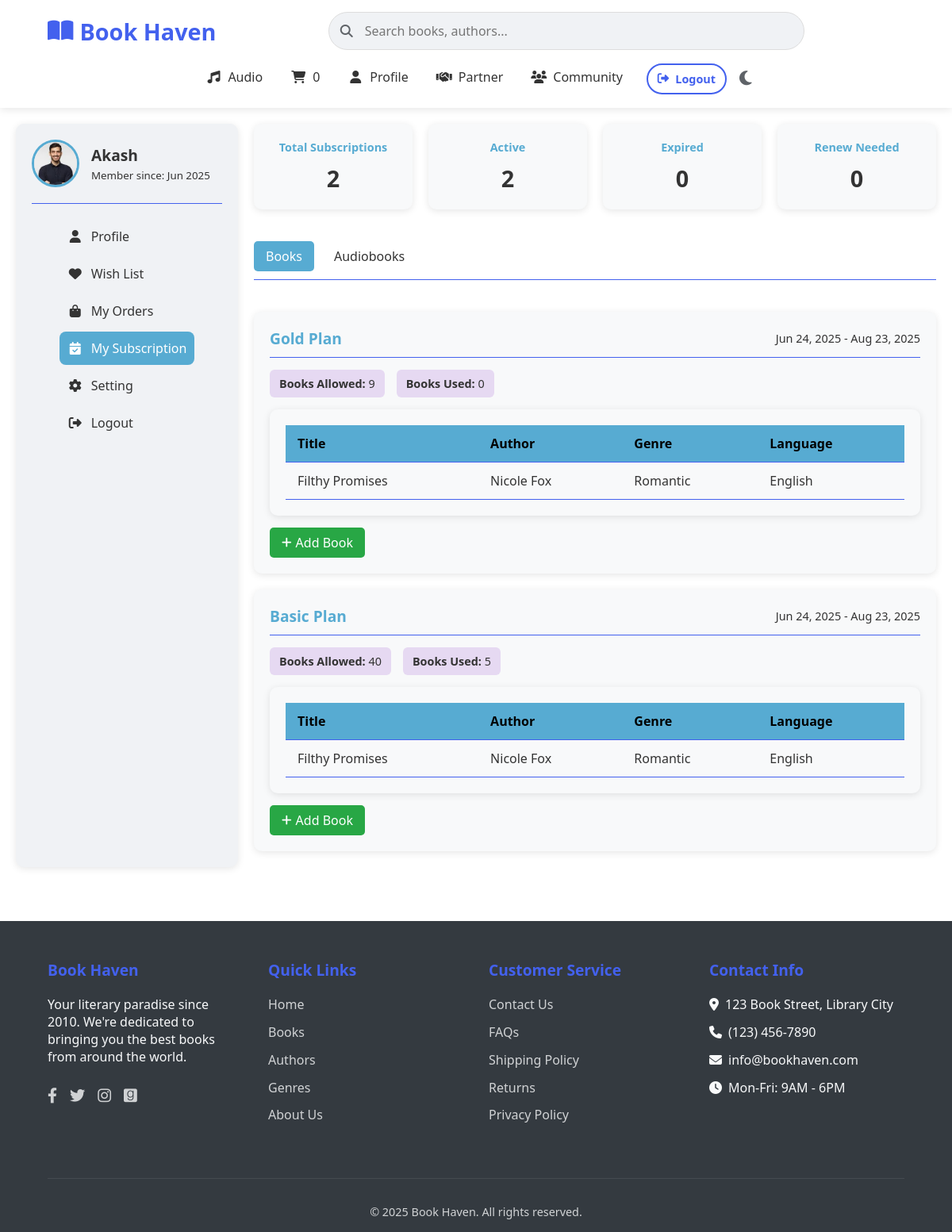
/php/user_subscription.php (signed in), run on the app's committed database.
### tables this page shows
CREATE TABLE `user_info` (
  `user_id` int(11) DEFAULT NULL,
  `birthday` date DEFAULT NULL,
  `phone` varchar(20) DEFAULT NULL,
  `address` text DEFAULT NULL,
  `userimageurl` text DEFAULT NULL
);

CREATE TABLE `users` (
  `user_id` int(11) NOT NULL,
  `username` varchar(50) NOT NULL,
  `email` varchar(100) NOT NULL,
  `pass` varchar(255) NOT NULL,
  `user_profile` varchar(255) DEFAULT NULL,
  `create_time` datetime DEFAULT current_timestamp(),
  `update_time` datetime DEFAULT current_timestamp() ON UPDATE current_timestamp(),
  `email_verified` tinyint(1) DEFAULT 0,
  `two_step_verification` tinyint(1) DEFAULT 0,
  `last_login` datetime DEFAULT NULL,
  `login_count` int(11) DEFAULT 0
);

CREATE TABLE `user_subscriptions` (
  `user_subscription_id` int(11) NOT NULL,
  `user_id` int(11) NOT NULL,
  `subscription_plan_id` int(11) NOT NULL,
  `start_date` datetime DEFAULT current_timestamp(),
  `end_date` datetime NOT NULL,
  `status` enum('active','expired','cancelled','pending') DEFAULT 'pending',
  `renew` int(11) NOT NULL DEFAULT 0,
  `auto_renew` tinyint(1) DEFAULT 0,
  `available_audio` int(11) NOT NULL,
  `used_audio_book` int(11) DEFAULT NULL,
  `available_rent_book` int(11) NOT NULL,
  `used_rent_book` int(11) DEFAULT NULL
);

CREATE TABLE `subscription_plans` (
  `plan_id` int(11) NOT NULL,
  `plan_name` varchar(100) NOT NULL,
  `price` decimal(10,2) NOT NULL,
  `validity_days` int(11) NOT NULL,
  `book_quantity` int(11) DEFAULT 0,
  `audiobook_quantity` int(11) DEFAULT 0,
  `description` text DEFAULT NULL,
  `status` enum('active','inactive') DEFAULT 'active',
  `created_at` datetime DEFAULT current_timestamp(),
  `updated_at` datetime DEFAULT current_timestamp() ON UPDATE current_timestamp()
);

CREATE TABLE `rent_books` (
  `rent_book_id` int(11) NOT NULL,
  `title` varchar(255) NOT NULL,
  `writer` varchar(255) NOT NULL,
  `genre` varchar(255) NOT NULL,
  `language` varchar(100) DEFAULT NULL,
  `poster_url` varchar(255) DEFAULT NULL,
  `description` text DEFAULT NULL,
  `created_at` datetime DEFAULT current_timestamp(),
  `updated_at` datetime DEFAULT current_timestamp() ON UPDATE current_timestamp()
);

### php/user_subscription.php (the view, shortened to what this page needs)
<?php
require_once('../db_connection.php');
$user_id = $_SESSION['user_id'];
function getSubscriptionStatus($end_date) {
    $current_date = new DateTime();
    $end_date = new DateTime($end_date);
    return ($current_date < $end_date) ? 'active' : 'expired';
}
$active_subscriptions = [];
$expired_subscriptions = [];
$subscription_query = "SELECT us.user_subscription_id, us.subscription_plan_id, us.start_date, us.end_date,
                      us.status, us.available_audio, us.available_rent_book, us.used_audio_book, us.used_rent_book,
                      sp.plan_name, sp.price, sp.validity_days, sp.book_quantity, sp.audiobook_quantity
                      FROM user_subscriptions us
                      JOIN subscription_plans sp ON us.subscription_plan_id = sp.plan_id
                      WHERE us.user_id = ?";
$stmt = $conn->prepare($subscription_query);
$stmt->bind_param("i", $user_id);
$stmt->execute();
$result = $stmt->get_result();
while ($row = $result->fetch_assoc()) {
    $status = getSubscriptionStatus($row['end_date']);
    if ($status === 'active') {
        $active_subscriptions[] = $row;
    } else {
        $expired_subscriptions[] = $row;
    }
}
$total_subscriptions = count($active_subscriptions) + count($expired_subscriptions);
$active_count = count($active_subscriptions);
$expired_count = count($expired_subscriptions);
$renew_needed = 0;
$user_query = "SELECT u.username, u.user_profile, u.create_time, ui.*
              FROM users u
              LEFT JOIN user_info ui ON u.user_id = ui.user_id
              WHERE u.user_id = ?";
$stmt = $conn->prepare($user_query);
$stmt->bind_param("i", $user_id);
$stmt->execute();
$user_result = $stmt->get_result();
$user_data = $user_result->fetch_assoc();
?>
<!DOCTYPE html>
<html lang="en">
<head>
    <link rel="stylesheet" href="https://cdnjs.cloudflare.com/ajax/libs/font-awesome/6.4.0/css/all.min.css">
</head>
<body>
    <?php include_once("../header.php"); ?>
    <main>
        <aside>
            <section class="user-info">
                <img src="/BookHeaven2.0/<?php echo htmlspecialchars($user_data['user_profile'] ?? 'https://images.unsplash.com/photo-1544947950-fa07a98d237f?ixlib=rb-1.2.1&auto=format&fit=crop&w=800&q=80'); ?>"
                     alt="<?php echo htmlspecialchars($user_data['username']); ?>" class="user-avatar">
                <div>
                    <div class="user-name"><?php echo htmlspecialchars($user_data['username']); ?></div>
                    <small>Member since: <?php echo date('M Y', strtotime($user_data['create_time'])); ?></small>
                </div>
            </section>
            <section>
                <nav>
                    <ul>
                        <li><a href="profile.php"><i class="fas fa-user"></i> Profile</a></li>
                        <li><a href="wishlist.php"><i class="fas fa-heart"></i> Wish List</a></li>
                        <li><a href="user_orders.php"><i class="fas fa-shopping-bag"></i> My Orders</a></li>
                        <li><a href="user_subscription.php" class="active"><i class="fas fa-calendar-check"></i> My Subscription</a></li>
                        <li><a href="user_setting.php"><i class="fas fa-cog"></i> Setting</a></li>
                        <li><a href="logout.php"><i class="fas fa-sign-out-alt"></i> Logout</a></li>
                    </ul>
                </nav>
            </section>
        </aside>
        <div class="subscription_content">
            <div class="stats-grid">
                <div class="stat-card">
                    <h3>Total Subscriptions</h3>
                    <p><?php echo $total_subscriptions; ?></p>
                </div>
                <div class="stat-card">
                    <h3>Active</h3>
                    <p><?php echo $active_count; ?></p>
                </div>
                <div class="stat-card">
                    <h3>Expired</h3>
                    <p><?php echo $expired_count; ?></p>
                </div>
                <div class="stat-card">
                    <h3>Renew Needed</h3>
                    <p><?php echo $renew_needed; ?></p>
                </div>
            </div>
            <div class="tabs">
                <a href="#books" class="tab-btn active">Books</a>
                <a href="#audiobooks" class="tab-btn">Audiobooks</a>
            </div>
            <div id="books" class="tab-content active">
                <?php if (empty($active_subscriptions)): ?>
                    <div class="subscription-plan-card">
                        <p>You don't have any active subscriptions with books.</p>
                    </div>
                <?php else: ?>
                    <?php foreach ($active_subscriptions as $subscription): ?>
                        <div class="subscription-plan-card">
                            <div class="plan-header">
                                <div class="plan-title"><?php echo htmlspecialchars($subscription['plan_name']); ?> Plan</div>
                                <div class="plan-dates">
                                    <?php echo date('M d, Y', strtotime($subscription['start_date'])); ?> -
                                    <?php echo date('M d, Y', strtotime($subscription['end_date'])); ?>
                                </div>
                            </div>
                            <div class="plan-stats">
                                <div class="plan-stat">
                                    <strong>Books Allowed:</strong> <?php echo $subscription['available_rent_book']; ?>
                                </div>
                                <div class="plan-stat">
                                    <strong>Books Used:</strong> <?php echo $subscription['used_rent_book'] ?? 0; ?>
                                </div>
                            </div>
                            <?php
                            $book_query = "SELECT rb.rent_book_id, rb.title, rb.writer, rb.genre, rb.language, rb.poster_url
                                           FROM rent_books rb
                                           JOIN user_subscription_rent_book_access usrba ON rb.rent_book_id = usrba.rent_book_id
                                           WHERE usrba.user_subscription_id = ?";
                            $book_stmt = $conn->prepare($book_query);
                            $book_stmt->bind_param("i", $subscription['user_subscription_id']);
                            $book_stmt->execute();
                            $book_result = $book_stmt->get_result();
                            if ($book_result->num_rows > 0): ?>
                                <div class="subscription-table">
                                    <table>
                                        <thead>
                                            <tr>
                                                <th>Title</th>
                                                <th>Author</th>
                                                <th>Genre</th>
                                                <th>Language</th>
                                            </tr>
                                        </thead>
                                        <tbody>
                                            <?php while ($book = $book_result->fetch_assoc()): ?>
                                                <tr>
                                                    <td><?php echo htmlspecialchars($book['title']); ?></td>
                                                    <td><?php echo htmlspecialchars($book['writer']); ?></td>
                                                    <td><?php echo htmlspecialchars($book['genre']); ?></td>
                                                    <td><?php echo htmlspecialchars($book['language']); ?></td>
                                                </tr>
                                            <?php endwhile; ?>
                                        </tbody>
                                    </table>
                                </div>
                            <?php else: ?>
                                <p>No books added to this subscription yet.</p>
                            <?php endif; ?>
                            <div class="action-buttons">
                                <a href="book_add_to_subscription.php?plan_type=<?= urlencode(strtolower($subscription['plan_name'])) ?>&sub_id=<?= $subscription['user_subscription_id'] ?>" class="btn-add">
                                    <i class="fas fa-plus"></i> Add Book
                                </a>
                            </div>
                        </div>
                    <?php endforeach; ?>
                <?php endif; ?>
            </div>
        </div>
    </main>
    <?php include_once("../footer.php"); ?>
</body>
</html>

### php/user_subscription.php (style rules this page uses)
:root { --primary-color: #57abd2; --secondary-color: #f8f5fc; --accent-color: rgb(223, 219, 227); --text-color: #333; --light-purple: #e6d9f2; --dark-text: #212529; --light-text: #f8f9fa; --card-bg: #f8f9fa; --aside-bg: #f0f2f5; --nav-hover: #e0e0e0; --column-hover: #cee9ea; }
* { margin: 0; padding: 0; box-sizing: border-box; font-family: "Segoe UI", Tahoma, Geneva, Verdana, sans-serif; transition: background-color 0.3s, color 0.3s; }
body { background-color: var(--secondary-color); color: var(--text-color); min-height: 100vh; display: flex; flex-direction: column; }
main { display: flex; flex: 1; padding: 20px; gap: 20px; }
aside { width: 280px; background-color: var(--aside-bg); border-radius: 10px; padding: 20px; box-shadow: 0 2px 10px rgba(0, 0, 0, 0.1); }
.subscription_content { flex: 1; display: flex; flex-direction: column; gap: 20px; }
.user-info { display: flex; align-items: center; gap: 15px; padding-bottom: 20px; border-bottom: 1px solid var(--accent-color); margin-bottom: 20px; }
.user-avatar { width: 60px; height: 60px; border-radius: 50%; object-fit: cover; border: 3px solid var(--primary-color); }
.user-name { font-size: 1.2rem; font-weight: 600; }
nav ul { list-style: none; }
nav ul li a { display: flex; align-items: center; gap: 10px; padding: 10px 10px; border-radius: 8px; text-decoration: none; color: var(--text-color); margin-bottom: 5px; font-weight: 500; }
nav ul li a.active { background-color: var(--primary-color); color: white; }
nav ul li a i { width: 20px; text-align: center; }
.stats-grid { display: grid; grid-template-columns: repeat(auto-fill, minmax(200px, 1fr)); gap: 20px; margin-bottom: 20px; }
.stat-card { background-color: var(--card-bg); border-radius: 10px; padding: 20px; box-shadow: 0 2px 10px rgba(0, 0, 0, 0.1); text-align: center; }
.stat-card h3 { font-size: 0.9rem; color: var(--primary-color); margin-bottom: 10px; }
.stat-card p { font-size: 1.8rem; font-weight: 700; }
.subscription-table { background-color: var(--card-bg); border-radius: 10px; padding: 20px; box-shadow: 0 2px 10px rgba(0, 0, 0, 0.1); overflow-x: auto; }
table { width: 100%; border-collapse: collapse; }
th, td { padding: 12px 15px; text-align: left; border-bottom: 1px solid var(--accent-color); }
th { background-color: var(--primary-color); color: black; font-weight: 600; }
.subscription-plan-card { background-color: var(--card-bg); border-radius: 10px; padding: 20px; margin-bottom: 20px; box-shadow: 0 2px 10px rgba(0, 0, 0, 0.1); }
.plan-header { display: flex; justify-content: space-between; align-items: center; margin-bottom: 15px; padding-bottom: 10px; border-bottom: 1px solid var(--accent-color); }
.plan-title { font-size: 1.2rem; font-weight: 600; color: var(--primary-color); }
.plan-dates { font-size: 0.9rem; color: var(--text-color); }
.plan-stats { display: flex; gap: 15px; margin-bottom: 15px; }
.plan-stat { background-color: var(--light-purple); padding: 8px 12px; border-radius: 6px; font-size: 0.9rem; }
.action-buttons { display: flex; gap: 10px; margin-top: 15px; }
.btn-add { background-color: #28a745; color: white; padding: 8px 15px; text-decoration: none; border-radius: 5px; display: inline-flex; align-items: center; gap: 5px; }
.btn-add i { font-size: 0.9rem; }
.tabs { display: flex; gap: 10px; margin-bottom: 20px; border-bottom: 1px solid var(--accent-color); padding-bottom: 10px; }
.tab-btn { padding: 8px 15px; cursor: pointer; text-decoration: none; color: var(--text-color); border-radius: 5px; font-weight: 500; transition: all 0.2s; }
.tab-btn.active { background-color: var(--primary-color); color: white; }
.tab-content { display: none; }
.tab-content.active { display: block; }

### header.php (style rules this page uses)
:root { --bg-color: #ffffff; --text-color: #333333; --accent-color: #4361ee; --search-bg: #f0f2f5; --border-color: #dddddd; --icon-color: #5f6368; --shadow: 0 2px 10px rgba(0, 0, 0, 0.1); }
* { margin: 0; padding: 0; box-sizing: border-box; transition: background 0.3s, color 0.3s; }
body { font-family: "Segoe UI", Tahoma, Geneva, Verdana, sans-serif; background-color: var(--bg-color); color: var(--text-color); }
nav { display: flex; align-items: center; justify-content: center; gap: 10px; margin: 0 auto; }

### data on the page
user_info: user_id.user_profile (picture), user_id.username "Akash", user_id.create_time "Jun 2025"
user_subscriptions: subscription_plan.plan_name "Gold", start_date "Jun 24, 2025", end_date "Aug 23, 2025", available_rent_book "9", used_rent_book "0"
rent_books: title "Filthy Promises", writer "Nicole Fox", genre "Romantic", language "English"
user_subscriptions: subscription_plan.plan_name "Basic", start_date "Jun 24, 2025", end_date "Aug 23, 2025", available_rent_book "40", used_rent_book "5"

### other printed values
$cart_count "0"
$total_subscriptions "2"
$active_count "2"
$expired_count "0"
$renew_needed "0"
